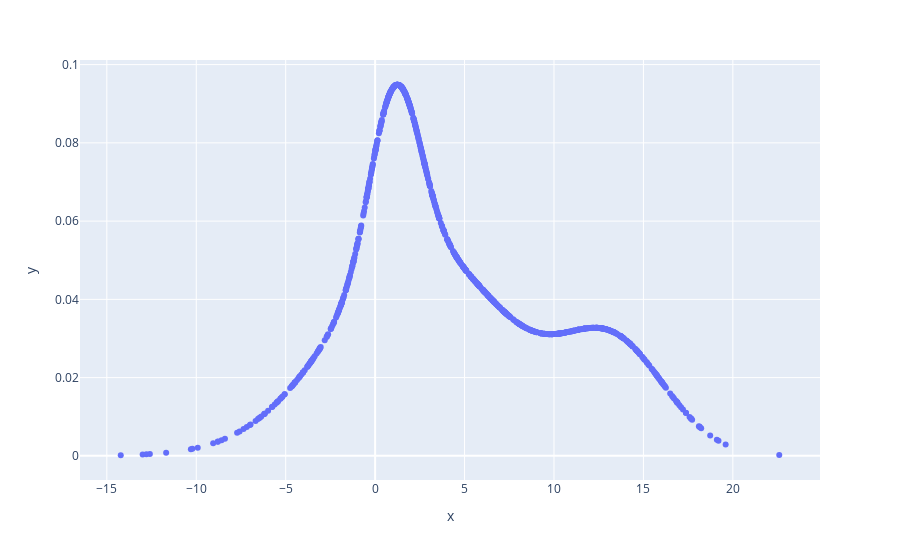

The code cell stored with this chart in its notebook:
### Code cell
m.plot().show()

### Figure 1 — Plotly figure (JSON) as saved in the notebook; plotly's stock layout.template omitted (floating-point values rounded to 4 significant figures; data arrays with more than 128 entries replaced by an {"elided": "..."} marker saying what was removed)
{"data": [{"hovertemplate": "x=%{x}<br>y=%{y}<extra></extra>", "legendgroup": "", "marker": {"color": "#636efa", "symbol": "circle"}, "mode": "markers", "name": "", "orientation": "v", "showlegend": false, "type": "scatter", "x": {"elided": "1000 float values"}, "xaxis": "x", "y": {"elided": "1000 float values"}, "yaxis": "y"}], "layout": {"legend": {"tracegroupgap": 0}, "margin": {"t": 60}, "xaxis": {"anchor": "y", "domain": [0, 1], "title": {"text": "x"}}, "yaxis": {"anchor": "x", "domain": [0, 1], "title": {"text": "y"}}}}
